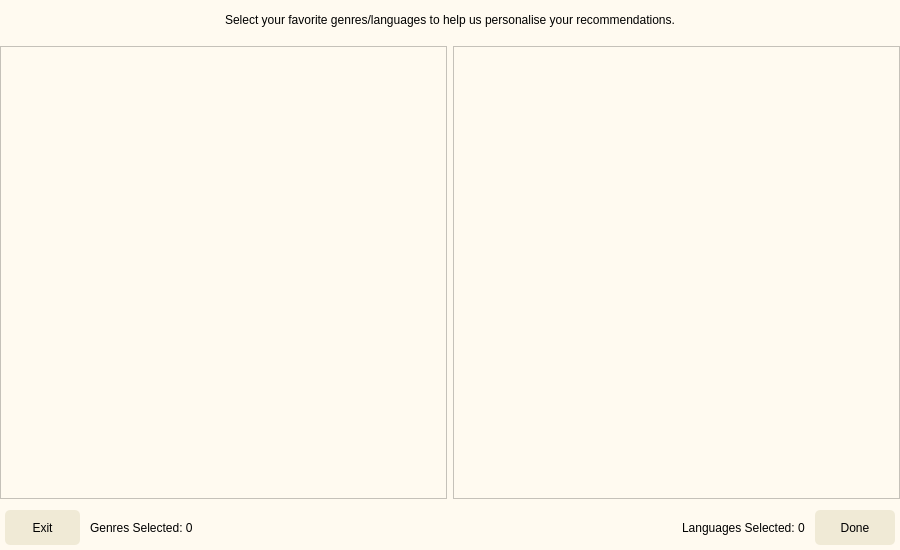
<?xml version="1.0" encoding="UTF-8"?>
<ui version="4.0">
 <class>Dialog</class>
 <widget class="QDialog" name="Dialog">
  <property name="geometry">
   <rect>
    <x>0</x>
    <y>0</y>
    <width>900</width>
    <height>550</height>
   </rect>
  </property>
  <property name="minimumSize">
   <size>
    <width>900</width>
    <height>550</height>
   </size>
  </property>
  <property name="maximumSize">
   <size>
    <width>900</width>
    <height>550</height>
   </size>
  </property>
  <property name="windowTitle">
   <string>Dialog</string>
  </property>
  <widget class="QWidget" name="bgwidget" native="true">
   <property name="geometry">
    <rect>
     <x>0</x>
     <y>0</y>
     <width>900</width>
     <height>550</height>
    </rect>
   </property>
   <property name="minimumSize">
    <size>
     <width>900</width>
     <height>550</height>
    </size>
   </property>
   <property name="maximumSize">
    <size>
     <width>900</width>
     <height>550</height>
    </size>
   </property>
   <property name="styleSheet">
    <string notr="true">QWidget#bgwidget{background-color:#FFFAF0;}
</string>
   </property>
   <layout class="QVBoxLayout" name="verticalLayout">
    <item>
     <spacer name="verticalSpacer">
      <property name="orientation">
       <enum>Qt::Vertical</enum>
      </property>
      <property name="sizeType">
       <enum>QSizePolicy::Fixed</enum>
      </property>
      <property name="sizeHint" stdset="0">
       <size>
        <width>20</width>
        <height>13</height>
       </size>
      </property>
     </spacer>
    </item>
    <item>
     <widget class="QLabel" name="text">
      <property name="styleSheet">
       <string notr="true">font: 18pt &quot;MS Shell Dlg 2&quot;;
color:rgb(0,0,0);</string>
      </property>
      <property name="text">
       <string>Select your favorite genres/languages to help us personalise your recommendations.</string>
      </property>
      <property name="alignment">
       <set>Qt::AlignCenter</set>
      </property>
      <property name="wordWrap">
       <bool>true</bool>
      </property>
     </widget>
    </item>
    <item>
     <spacer name="verticalSpacer_2">
      <property name="orientation">
       <enum>Qt::Vertical</enum>
      </property>
      <property name="sizeType">
       <enum>QSizePolicy::Fixed</enum>
      </property>
      <property name="sizeHint" stdset="0">
       <size>
        <width>20</width>
        <height>13</height>
       </size>
      </property>
     </spacer>
    </item>
    <item>
     <layout class="QHBoxLayout" name="horizontalLayout">
      <item>
       <widget class="QScrollArea" name="scroll_genre">
        <property name="styleSheet">
         <string notr="true">background-color:#FFFAF0;</string>
        </property>
        <property name="widgetResizable">
         <bool>true</bool>
        </property>
        <widget class="QWidget" name="genre_scroll">
         <property name="geometry">
          <rect>
           <x>0</x>
           <y>0</y>
           <width>435</width>
           <height>375</height>
          </rect>
         </property>
         <layout class="QVBoxLayout" name="genre_scroll_vlayout"/>
        </widget>
       </widget>
      </item>
      <item>
       <widget class="QScrollArea" name="scroll_lang">
        <property name="styleSheet">
         <string notr="true">background-color:#FFFAF0;</string>
        </property>
        <property name="widgetResizable">
         <bool>true</bool>
        </property>
        <widget class="QWidget" name="lang_scroll">
         <property name="geometry">
          <rect>
           <x>0</x>
           <y>0</y>
           <width>435</width>
           <height>375</height>
          </rect>
         </property>
         <layout class="QVBoxLayout" name="lang_scroll_vlayout"/>
        </widget>
       </widget>
      </item>
     </layout>
    </item>
    <item>
     <layout class="QHBoxLayout" name="horizontalLayout_2">
      <property name="spacing">
       <number>5</number>
      </property>
      <property name="leftMargin">
       <number>5</number>
      </property>
      <property name="topMargin">
       <number>5</number>
      </property>
      <property name="rightMargin">
       <number>5</number>
      </property>
      <property name="bottomMargin">
       <number>5</number>
      </property>
      <item>
       <widget class="QPushButton" name="exit_button">
        <property name="minimumSize">
         <size>
          <width>75</width>
          <height>35</height>
         </size>
        </property>
        <property name="maximumSize">
         <size>
          <width>75</width>
          <height>35</height>
         </size>
        </property>
        <property name="cursor">
         <cursorShape>PointingHandCursor</cursorShape>
        </property>
        <property name="styleSheet">
         <string notr="true">border-radius:5px;
background-color:#F0EAD6;
font: 14pt &quot;MS Shell Dlg 2&quot;;</string>
        </property>
        <property name="text">
         <string>Exit</string>
        </property>
        <property name="iconSize">
         <size>
          <width>24</width>
          <height>24</height>
         </size>
        </property>
       </widget>
      </item>
      <item>
       <spacer name="horizontalSpacer_2">
        <property name="orientation">
         <enum>Qt::Horizontal</enum>
        </property>
        <property name="sizeType">
         <enum>QSizePolicy::Fixed</enum>
        </property>
        <property name="sizeHint" stdset="0">
         <size>
          <width>5</width>
          <height>20</height>
         </size>
        </property>
       </spacer>
      </item>
      <item>
       <widget class="QLabel" name="selected_genre_text">
        <property name="styleSheet">
         <string notr="true">font: 14pt &quot;MS Shell Dlg 2&quot;;
color:rgb(0,0,0);</string>
        </property>
        <property name="text">
         <string>Genres Selected: 0</string>
        </property>
       </widget>
      </item>
      <item>
       <spacer name="horizontalSpacer">
        <property name="orientation">
         <enum>Qt::Horizontal</enum>
        </property>
        <property name="sizeHint" stdset="0">
         <size>
          <width>40</width>
          <height>20</height>
         </size>
        </property>
       </spacer>
      </item>
      <item>
       <widget class="QLabel" name="selected_langs_text">
        <property name="styleSheet">
         <string notr="true">font: 14pt &quot;MS Shell Dlg 2&quot;;
color:rgb(0,0,0);</string>
        </property>
        <property name="text">
         <string>Languages Selected: 0</string>
        </property>
       </widget>
      </item>
      <item>
       <spacer name="horizontalSpacer_3">
        <property name="orientation">
         <enum>Qt::Horizontal</enum>
        </property>
        <property name="sizeType">
         <enum>QSizePolicy::Fixed</enum>
        </property>
        <property name="sizeHint" stdset="0">
         <size>
          <width>5</width>
          <height>20</height>
         </size>
        </property>
       </spacer>
      </item>
      <item>
       <widget class="QPushButton" name="done_button">
        <property name="minimumSize">
         <size>
          <width>80</width>
          <height>35</height>
         </size>
        </property>
        <property name="cursor">
         <cursorShape>PointingHandCursor</cursorShape>
        </property>
        <property name="styleSheet">
         <string notr="true">border-radius:5px;
background-color:#F0EAD6;
font: 14pt &quot;MS Shell Dlg 2&quot;;</string>
        </property>
        <property name="text">
         <string>Done</string>
        </property>
       </widget>
      </item>
     </layout>
    </item>
   </layout>
  </widget>
 </widget>
 <resources/>
 <connections/>
</ui>
